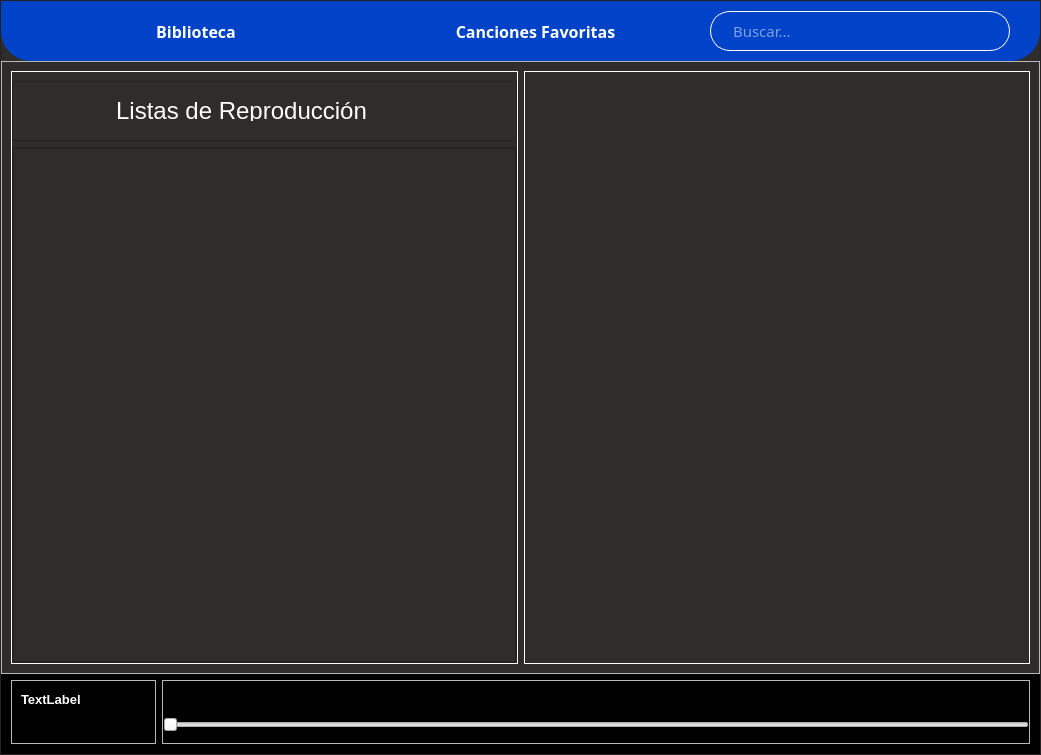
<?xml version="1.0" encoding="UTF-8"?>
<ui version="4.0">
 <class>MainWindow</class>
 <widget class="QMainWindow" name="MainWindow">
  <property name="geometry">
   <rect>
    <x>0</x>
    <y>0</y>
    <width>1041</width>
    <height>755</height>
   </rect>
  </property>
  <property name="minimumSize">
   <size>
    <width>1000</width>
    <height>700</height>
   </size>
  </property>
  <property name="maximumSize">
   <size>
    <width>16777215</width>
    <height>16777215</height>
   </size>
  </property>
  <property name="windowTitle">
   <string>BlueBird</string>
  </property>
  <property name="windowIcon">
   <iconset>
    <normaloff>C:/Users/carlo/Downloads/logo.png</normaloff>C:/Users/carlo/Downloads/logo.png</iconset>
  </property>
  <property name="styleSheet">
   <string notr="true">QMainWindow{

}

#songsFrame{
	border:1px solid white;
}

#playListFrame{
	border:1px solid white;
}

#playListBox{
	border:none;
}

QFrame#container{
	background-color:#2F2C2C;
}
QFrame#menu{
	background-color:rgb(0, 66, 200);
}

QFrame#reproduciendoFrame{
	background-color:black;
}

QLineEdit#searchText{
	border:1px solid white;
	border-radius:20px;
	text-align:center;
	padding-left:20px;
	padding-right:20px;
	background-color:rgb(0, 66, 200);
	color:white;
}

QPushButton{
	background-color:rgb(0, 66, 200);
	border:none;
	color:white;
}

QPushButton#addList{
	background:none;
}

QPushButton:hover{
	background-color:rgb(0, 50, 150);
}

QGroupBox#playListBox{
	color:white;
	border-top:;
}

QLabel#listsLabel{
	color:white;
}</string>
  </property>
  <property name="toolButtonStyle">
   <enum>Qt::ToolButtonIconOnly</enum>
  </property>
  <property name="documentMode">
   <bool>false</bool>
  </property>
  <property name="dockNestingEnabled">
   <bool>false</bool>
  </property>
  <property name="dockOptions">
   <set>QMainWindow::AllowTabbedDocks|QMainWindow::AnimatedDocks</set>
  </property>
  <property name="unifiedTitleAndToolBarOnMac">
   <bool>false</bool>
  </property>
  <widget class="QWidget" name="centralwidget">
   <layout class="QVBoxLayout" name="verticalLayout">
    <property name="spacing">
     <number>0</number>
    </property>
    <property name="leftMargin">
     <number>0</number>
    </property>
    <property name="topMargin">
     <number>0</number>
    </property>
    <property name="rightMargin">
     <number>0</number>
    </property>
    <property name="bottomMargin">
     <number>0</number>
    </property>
    <item>
     <widget class="QFrame" name="container">
      <property name="frameShape">
       <enum>QFrame::StyledPanel</enum>
      </property>
      <property name="frameShadow">
       <enum>QFrame::Raised</enum>
      </property>
      <property name="lineWidth">
       <number>0</number>
      </property>
      <layout class="QVBoxLayout" name="verticalLayout_2">
       <property name="spacing">
        <number>0</number>
       </property>
       <property name="leftMargin">
        <number>0</number>
       </property>
       <property name="topMargin">
        <number>0</number>
       </property>
       <property name="rightMargin">
        <number>0</number>
       </property>
       <property name="bottomMargin">
        <number>0</number>
       </property>
       <item>
        <widget class="QFrame" name="menu">
         <property name="minimumSize">
          <size>
           <width>0</width>
           <height>60</height>
          </size>
         </property>
         <property name="maximumSize">
          <size>
           <width>16777215</width>
           <height>60</height>
          </size>
         </property>
         <property name="styleSheet">
          <string notr="true">QFrame#menu{
	border-bottom-left-radius:30px;
	border-bottom-right-radius:30px;
}</string>
         </property>
         <property name="frameShape">
          <enum>QFrame::StyledPanel</enum>
         </property>
         <property name="frameShadow">
          <enum>QFrame::Raised</enum>
         </property>
         <layout class="QHBoxLayout" name="horizontalLayout">
          <property name="spacing">
           <number>10</number>
          </property>
          <property name="leftMargin">
           <number>30</number>
          </property>
          <property name="topMargin">
           <number>0</number>
          </property>
          <property name="rightMargin">
           <number>30</number>
          </property>
          <property name="bottomMargin">
           <number>0</number>
          </property>
          <item>
           <widget class="QPushButton" name="bibliotecaBtn">
            <property name="minimumSize">
             <size>
              <width>0</width>
              <height>60</height>
             </size>
            </property>
            <property name="font">
             <font>
              <family>Microsoft New Tai Lue</family>
              <pointsize>12</pointsize>
              <weight>75</weight>
              <bold>true</bold>
             </font>
            </property>
            <property name="cursor">
             <cursorShape>PointingHandCursor</cursorShape>
            </property>
            <property name="text">
             <string>Biblioteca</string>
            </property>
           </widget>
          </item>
          <item>
           <widget class="QPushButton" name="favoritasBtn">
            <property name="minimumSize">
             <size>
              <width>0</width>
              <height>60</height>
             </size>
            </property>
            <property name="font">
             <font>
              <family>Microsoft New Tai Lue</family>
              <pointsize>12</pointsize>
              <weight>75</weight>
              <italic>false</italic>
              <bold>true</bold>
             </font>
            </property>
            <property name="cursor">
             <cursorShape>PointingHandCursor</cursorShape>
            </property>
            <property name="text">
             <string>Canciones Favoritas</string>
            </property>
           </widget>
          </item>
          <item>
           <widget class="QLineEdit" name="searchText">
            <property name="minimumSize">
             <size>
              <width>0</width>
              <height>40</height>
             </size>
            </property>
            <property name="maximumSize">
             <size>
              <width>300</width>
              <height>16777215</height>
             </size>
            </property>
            <property name="font">
             <font>
              <family>Microsoft YaHei UI Light</family>
              <pointsize>11</pointsize>
             </font>
            </property>
            <property name="placeholderText">
             <string>Buscar...</string>
            </property>
           </widget>
          </item>
         </layout>
        </widget>
       </item>
       <item>
        <widget class="QFrame" name="frame">
         <property name="frameShape">
          <enum>QFrame::StyledPanel</enum>
         </property>
         <property name="frameShadow">
          <enum>QFrame::Raised</enum>
         </property>
         <layout class="QHBoxLayout" name="horizontalLayout_5" stretch="1,1">
          <item>
           <widget class="QFrame" name="playListFrame">
            <property name="maximumSize">
             <size>
              <width>16777215</width>
              <height>16777215</height>
             </size>
            </property>
            <property name="styleSheet">
             <string notr="true">*{
	color:white;
	background-color:#2F2C2C;
}
QPushButton{
	background:none;
}

QLabel{
	color:white;
}</string>
            </property>
            <property name="frameShape">
             <enum>QFrame::StyledPanel</enum>
            </property>
            <property name="frameShadow">
             <enum>QFrame::Raised</enum>
            </property>
            <layout class="QVBoxLayout" name="verticalLayout_4">
             <property name="leftMargin">
              <number>0</number>
             </property>
             <property name="rightMargin">
              <number>0</number>
             </property>
             <property name="bottomMargin">
              <number>0</number>
             </property>
             <item>
              <widget class="QFrame" name="frame_2">
               <property name="minimumSize">
                <size>
                 <width>0</width>
                 <height>60</height>
                </size>
               </property>
               <property name="maximumSize">
                <size>
                 <width>16777215</width>
                 <height>60</height>
                </size>
               </property>
               <property name="frameShape">
                <enum>QFrame::StyledPanel</enum>
               </property>
               <property name="frameShadow">
                <enum>QFrame::Raised</enum>
               </property>
               <layout class="QHBoxLayout" name="horizontalLayout_3">
                <item>
                 <widget class="QLabel" name="listsLabel">
                  <property name="maximumSize">
                   <size>
                    <width>16777215</width>
                    <height>20</height>
                   </size>
                  </property>
                  <property name="font">
                   <font>
                    <pointsize>18</pointsize>
                   </font>
                  </property>
                  <property name="text">
                   <string>Listas de Reproducción</string>
                  </property>
                  <property name="alignment">
                   <set>Qt::AlignCenter</set>
                  </property>
                 </widget>
                </item>
                <item>
                 <widget class="QPushButton" name="addList">
                  <property name="minimumSize">
                   <size>
                    <width>40</width>
                    <height>40</height>
                   </size>
                  </property>
                  <property name="maximumSize">
                   <size>
                    <width>40</width>
                    <height>40</height>
                   </size>
                  </property>
                  <property name="cursor">
                   <cursorShape>PointingHandCursor</cursorShape>
                  </property>
                  <property name="text">
                   <string/>
                  </property>
                  <property name="icon">
                   <iconset>
                    <normaloff>C:/Users/carlo/Downloads/anadir-lista (1).png</normaloff>C:/Users/carlo/Downloads/anadir-lista (1).png</iconset>
                  </property>
                 </widget>
                </item>
               </layout>
              </widget>
             </item>
             <item>
              <widget class="QScrollArea" name="listsScroll">
               <property name="widgetResizable">
                <bool>true</bool>
               </property>
               <widget class="QWidget" name="scrollContents">
                <property name="geometry">
                 <rect>
                  <x>0</x>
                  <y>0</y>
                  <width>503</width>
                  <height>514</height>
                 </rect>
                </property>
                <property name="styleSheet">
                 <string notr="true"/>
                </property>
                <layout class="QGridLayout" name="gridLayout">
                 <property name="sizeConstraint">
                  <enum>QLayout::SetDefaultConstraint</enum>
                 </property>
                 <property name="leftMargin">
                  <number>0</number>
                 </property>
                 <property name="topMargin">
                  <number>0</number>
                 </property>
                 <property name="rightMargin">
                  <number>0</number>
                 </property>
                 <property name="bottomMargin">
                  <number>0</number>
                 </property>
                 <property name="spacing">
                  <number>0</number>
                 </property>
                 <item row="0" column="0">
                  <widget class="QFrame" name="listsContainer">
                   <property name="minimumSize">
                    <size>
                     <width>0</width>
                     <height>0</height>
                    </size>
                   </property>
                   <property name="font">
                    <font>
                     <kerning>true</kerning>
                    </font>
                   </property>
                   <property name="styleSheet">
                    <string notr="true"/>
                   </property>
                   <property name="frameShape">
                    <enum>QFrame::StyledPanel</enum>
                   </property>
                   <property name="frameShadow">
                    <enum>QFrame::Raised</enum>
                   </property>
                   <layout class="QGridLayout" name="gridLayout_2">
                    <property name="leftMargin">
                     <number>0</number>
                    </property>
                    <property name="topMargin">
                     <number>0</number>
                    </property>
                    <property name="rightMargin">
                     <number>0</number>
                    </property>
                    <property name="bottomMargin">
                     <number>0</number>
                    </property>
                    <property name="spacing">
                     <number>0</number>
                    </property>
                    <item row="0" column="0">
                     <layout class="QVBoxLayout" name="verticalLayout_3"/>
                    </item>
                   </layout>
                  </widget>
                 </item>
                </layout>
               </widget>
              </widget>
             </item>
            </layout>
            <zorder>listsScroll</zorder>
            <zorder>frame_2</zorder>
           </widget>
          </item>
          <item>
           <widget class="QFrame" name="songsFrame">
            <property name="frameShape">
             <enum>QFrame::StyledPanel</enum>
            </property>
            <property name="frameShadow">
             <enum>QFrame::Raised</enum>
            </property>
            <layout class="QGridLayout" name="gridLayout_3">
             <item row="0" column="0">
              <widget class="QListWidget" name="songsList">
               <property name="styleSheet">
                <string notr="true">background-color:rgb(47, 44, 44);
color:white;
border:none;</string>
               </property>
              </widget>
             </item>
            </layout>
           </widget>
          </item>
         </layout>
        </widget>
       </item>
       <item>
        <widget class="QFrame" name="reproduciendoFrame">
         <property name="minimumSize">
          <size>
           <width>0</width>
           <height>80</height>
          </size>
         </property>
         <property name="maximumSize">
          <size>
           <width>16777215</width>
           <height>80</height>
          </size>
         </property>
         <property name="frameShape">
          <enum>QFrame::StyledPanel</enum>
         </property>
         <property name="frameShadow">
          <enum>QFrame::Raised</enum>
         </property>
         <layout class="QHBoxLayout" name="horizontalLayout_2" stretch="1,6">
          <property name="topMargin">
           <number>5</number>
          </property>
          <item>
           <widget class="QFrame" name="frame_4">
            <property name="styleSheet">
             <string notr="true">color:white;</string>
            </property>
            <property name="frameShape">
             <enum>QFrame::StyledPanel</enum>
            </property>
            <property name="frameShadow">
             <enum>QFrame::Raised</enum>
            </property>
            <layout class="QVBoxLayout" name="verticalLayout_7">
             <item>
              <layout class="QVBoxLayout" name="verticalLayout_6">
               <item>
                <widget class="QLabel" name="labelTitulo">
                 <property name="font">
                  <font>
                   <pointsize>10</pointsize>
                   <weight>75</weight>
                   <bold>true</bold>
                  </font>
                 </property>
                 <property name="styleSheet">
                  <string notr="true"/>
                 </property>
                 <property name="text">
                  <string>TextLabel</string>
                 </property>
                </widget>
               </item>
               <item>
                <widget class="QLabel" name="labelArtistas">
                 <property name="styleSheet">
                  <string notr="true">color:grey;</string>
                 </property>
                 <property name="text">
                  <string/>
                 </property>
                </widget>
               </item>
              </layout>
             </item>
            </layout>
           </widget>
          </item>
          <item>
           <widget class="QFrame" name="frame_3">
            <property name="frameShape">
             <enum>QFrame::StyledPanel</enum>
            </property>
            <property name="frameShadow">
             <enum>QFrame::Raised</enum>
            </property>
            <layout class="QVBoxLayout" name="verticalLayout_5">
             <property name="spacing">
              <number>0</number>
             </property>
             <property name="leftMargin">
              <number>0</number>
             </property>
             <property name="topMargin">
              <number>0</number>
             </property>
             <property name="rightMargin">
              <number>0</number>
             </property>
             <property name="bottomMargin">
              <number>0</number>
             </property>
             <item>
              <widget class="QPushButton" name="pause_play">
               <property name="styleSheet">
                <string notr="true">QPushButton{
	background:none;
}</string>
               </property>
               <property name="text">
                <string/>
               </property>
               <property name="icon">
                <iconset>
                 <normaloff>C:/Users/carlo/Downloads/tocar.png</normaloff>C:/Users/carlo/Downloads/tocar.png</iconset>
               </property>
               <property name="iconSize">
                <size>
                 <width>40</width>
                 <height>40</height>
                </size>
               </property>
              </widget>
             </item>
             <item>
              <widget class="QSlider" name="horizontalSlider">
               <property name="styleSheet">
                <string notr="true">
</string>
               </property>
               <property name="maximum">
                <number>100</number>
               </property>
               <property name="value">
                <number>0</number>
               </property>
               <property name="orientation">
                <enum>Qt::Horizontal</enum>
               </property>
              </widget>
             </item>
            </layout>
           </widget>
          </item>
         </layout>
        </widget>
       </item>
      </layout>
     </widget>
    </item>
   </layout>
  </widget>
 </widget>
 <resources/>
 <connections/>
</ui>
